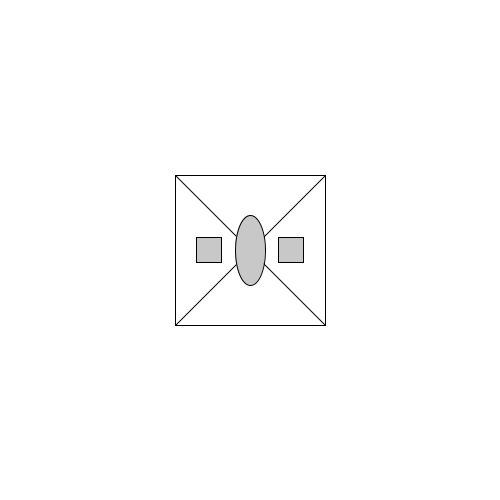
Frame 1 (no input)
Frame 60 (the mouse pressed at the canvas centre just before this capture): identical to frame 1, image omitted
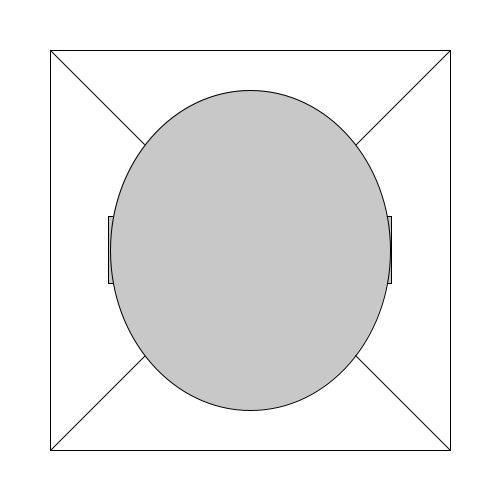
Frame 120 (the mouse held since frame 60 and released just before this capture)

The Processing sketch that drew these frames (run headless with seeded random() and noise(); from frame 60 on, the mouse is pressed at the canvas centre):

// Processing sketch: Chapter3_og_4
// ── Chapter3_og_4.pde
//variabler
char clearDen = 'c';
String Navn = "Marcus";
String Efternavn = "Forsberg";
double d = 132.32;
boolean happy = true;
int count = 50;
float x = 10.5;
float y = 20.5;
float z = x * y + count + 20;
String Sum = x + y + z + " " + Navn + " "+ Efternavn;
int rectX = 25;
int rectY = 15;

//setup
void setup() {
  size (500, 500);
  println(" " + Sum + " ");
  background(255);
}

void draw() {

  // Clear the background to white
  background(255);

  // Rectangle dimensions
  float rectWidth = mouseX + 150;
  float rectHeight = mouseY + 150;
  float minirectWidth = (rectWidth / 6);
  float minirectHeight = (rectHeight / 6);
  // Center of the canvas
  float centerX = width / 2;
  float centerY = height / 2;

  // Draw a rectangle
  fill(255);
  rectMode(CENTER);
  rect(centerX, centerY, rectWidth, rectHeight);
  fill(200);
  rect(centerX - rectWidth / 4 - minirectWidth / 8, centerY, minirectWidth, minirectHeight); // Left rectangle
  rect(centerX + rectWidth / 4 + minirectWidth / 8, centerY, minirectWidth, minirectHeight);


  line(centerX - rectWidth / 2, centerY - rectHeight / 2, centerX + rectWidth / 2, centerY + rectHeight / 2);

  line(centerX + rectWidth / 2, centerY - rectHeight / 2, centerX - rectWidth / 2, centerY + rectHeight / 2);

  ellipseMode(CENTER);
  fill(200);
  ellipse(centerX, centerY, mouseX + 30, mouseY + 70);
}

//Mouse POS rect and print
void mousePressed() {
  stroke(0);
  fill(mouseX, 0, mouseY);
  rectMode(CENTER);
  rect(mouseX, mouseY, 20, rectY);
  println("bang bang");
  println(mouseX, mouseY);
}

//clear canvas
void keyPressed() {
  if (key == clearDen)
    background(255);
  println("You pressed " + key);
}
